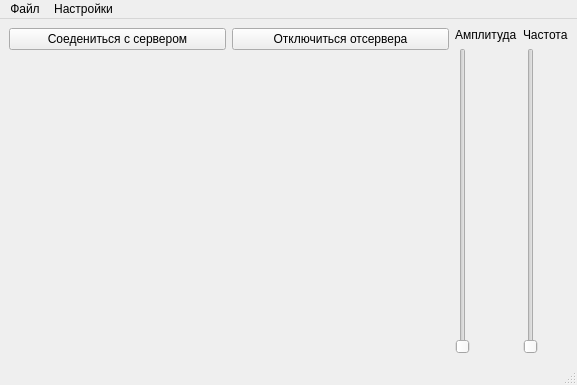
<?xml version="1.0" encoding="UTF-8"?>
<ui version="4.0">
 <class>MainWindow</class>
 <widget class="QMainWindow" name="MainWindow">
  <property name="geometry">
   <rect>
    <x>0</x>
    <y>0</y>
    <width>577</width>
    <height>385</height>
   </rect>
  </property>
  <property name="windowTitle">
   <string>MainWindow</string>
  </property>
  <widget class="QWidget" name="centralwidget">
   <layout class="QGridLayout" name="gridLayout_5">
    <item row="0" column="2" rowspan="2">
     <layout class="QGridLayout" name="gridLayout_4">
      <item row="0" column="2">
       <widget class="QLabel" name="label">
        <property name="text">
         <string>Амплитуда</string>
        </property>
       </widget>
      </item>
      <item row="1" column="2">
       <widget class="QSlider" name="amplitude_Slider">
        <property name="orientation">
         <enum>Qt::Vertical</enum>
        </property>
       </widget>
      </item>
      <item row="0" column="3">
       <widget class="QLabel" name="label_2">
        <property name="text">
         <string>Частота</string>
        </property>
       </widget>
      </item>
      <item row="1" column="3">
       <widget class="QSlider" name="frequency_Slider">
        <property name="orientation">
         <enum>Qt::Vertical</enum>
        </property>
       </widget>
      </item>
     </layout>
    </item>
    <item row="0" column="0">
     <layout class="QGridLayout" name="gridLayout_3">
      <item row="0" column="1">
       <widget class="QPushButton" name="disconnectButton">
        <property name="text">
         <string>Отключиться отсервера</string>
        </property>
       </widget>
      </item>
      <item row="0" column="0">
       <widget class="QPushButton" name="connectButton">
        <property name="text">
         <string>Соедениться с сервером</string>
        </property>
       </widget>
      </item>
     </layout>
    </item>
    <item row="1" column="0">
     <layout class="QVBoxLayout" name="verticalLayout">
      <item>
       <widget class="QCustomPlot" name="widget" native="true"/>
      </item>
     </layout>
    </item>
   </layout>
  </widget>
  <widget class="QMenuBar" name="menubar">
   <property name="geometry">
    <rect>
     <x>0</x>
     <y>0</y>
     <width>577</width>
     <height>20</height>
    </rect>
   </property>
   <widget class="QMenu" name="menu">
    <property name="title">
     <string>Настройки</string>
    </property>
    <addaction name="SettingAction"/>
   </widget>
   <widget class="QMenu" name="menu_2">
    <property name="title">
     <string>Файл</string>
    </property>
    <addaction name="action_exit"/>
    <addaction name="action_save"/>
    <addaction name="action_open"/>
   </widget>
   <addaction name="menu_2"/>
   <addaction name="menu"/>
  </widget>
  <widget class="QStatusBar" name="statusbar"/>
  <action name="SettingAction">
   <property name="text">
    <string>Изменение внешнего вида</string>
   </property>
  </action>
  <action name="action_exit">
   <property name="text">
    <string>Выйти</string>
   </property>
  </action>
  <action name="action_save">
   <property name="text">
    <string>Сохранить</string>
   </property>
  </action>
  <action name="action_open">
   <property name="text">
    <string>Открыть</string>
   </property>
  </action>
 </widget>
 <customwidgets>
  <customwidget>
   <class>QCustomPlot</class>
   <extends>QWidget</extends>
   <header>qcustomplot.h</header>
   <container>1</container>
  </customwidget>
 </customwidgets>
 <resources/>
 <connections/>
</ui>
